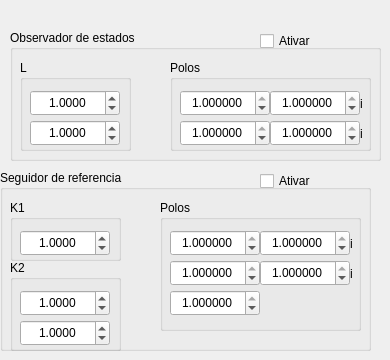
    <widget class="QWidget" name="tab_4">
     <attribute name="title">
      <string>Estados</string>
     </attribute>
     <widget class="QGroupBox" name="groupBox_Observador">
      <property name="enabled">
       <bool>true</bool>
      </property>
      <property name="geometry">
       <rect>
        <x>10</x>
        <y>30</y>
        <width>371</width>
        <height>131</height>
       </rect>
      </property>
      <property name="title">
       <string>Observador de estados</string>
      </property>
      <widget class="QGroupBox" name="groupBox_polos_ob">
       <property name="geometry">
        <rect>
         <x>160</x>
         <y>30</y>
         <width>201</width>
         <height>91</height>
        </rect>
       </property>
       <property name="title">
        <string>Polos</string>
       </property>
       <widget class="QDoubleSpinBox" name="doubleSpinBox_polo1Re_ob">
        <property name="geometry">
         <rect>
          <x>10</x>
          <y>30</y>
          <width>90</width>
          <height>26</height>
         </rect>
        </property>
        <property name="sizePolicy">
         <sizepolicy hsizetype="Minimum" vsizetype="Minimum">
          <horstretch>0</horstretch>
          <verstretch>0</verstretch>
         </sizepolicy>
        </property>
        <property name="alignment">
         <set>Qt::AlignCenter</set>
        </property>
        <property name="decimals">
         <number>6</number>
        </property>
        <property name="minimum">
         <double>-1.000000000000000</double>
        </property>
        <property name="maximum">
         <double>1.000000000000000</double>
        </property>
        <property name="singleStep">
         <double>0.010000000000000</double>
        </property>
        <property name="value">
         <double>1.000000000000000</double>
        </property>
       </widget>
       <widget class="QDoubleSpinBox" name="doubleSpinBox_polo2Re_ob">
        <property name="geometry">
         <rect>
          <x>10</x>
          <y>60</y>
          <width>90</width>
          <height>26</height>
         </rect>
        </property>
        <property name="sizePolicy">
         <sizepolicy hsizetype="Minimum" vsizetype="Minimum">
          <horstretch>0</horstretch>
          <verstretch>0</verstretch>
         </sizepolicy>
        </property>
        <property name="alignment">
         <set>Qt::AlignCenter</set>
        </property>
        <property name="decimals">
         <number>6</number>
        </property>
        <property name="minimum">
         <double>-1.000000000000000</double>
        </property>
        <property name="maximum">
         <double>1.000000000000000</double>
        </property>
        <property name="singleStep">
         <double>0.010000000000000</double>
        </property>
        <property name="value">
         <double>1.000000000000000</double>
        </property>
       </widget>
       <widget class="QDoubleSpinBox" name="doubleSpinBox_polo1Im_ob">
        <property name="geometry">
         <rect>
          <x>100</x>
          <y>30</y>
          <width>90</width>
          <height>26</height>
         </rect>
        </property>
        <property name="sizePolicy">
         <sizepolicy hsizetype="Minimum" vsizetype="Minimum">
          <horstretch>0</horstretch>
          <verstretch>0</verstretch>
         </sizepolicy>
        </property>
        <property name="alignment">
         <set>Qt::AlignCenter</set>
        </property>
        <property name="decimals">
         <number>6</number>
        </property>
        <property name="minimum">
         <double>-1.000000000000000</double>
        </property>
        <property name="maximum">
         <double>1.000000000000000</double>
        </property>
        <property name="singleStep">
         <double>0.010000000000000</double>
        </property>
        <property name="value">
         <double>1.000000000000000</double>
        </property>
       </widget>
       <widget class="QDoubleSpinBox" name="doubleSpinBox_polo2Im_ob">
        <property name="geometry">
         <rect>
          <x>100</x>
          <y>60</y>
          <width>90</width>
          <height>26</height>
         </rect>
        </property>
        <property name="sizePolicy">
         <sizepolicy hsizetype="Minimum" vsizetype="Minimum">
          <horstretch>0</horstretch>
          <verstretch>0</verstretch>
         </sizepolicy>
        </property>
        <property name="alignment">
         <set>Qt::AlignCenter</set>
        </property>
        <property name="decimals">
         <number>6</number>
        </property>
        <property name="minimum">
         <double>-1.000000000000000</double>
        </property>
        <property name="maximum">
         <double>1.000000000000000</double>
        </property>
        <property name="singleStep">
         <double>0.010000000000000</double>
        </property>
        <property name="value">
         <double>1.000000000000000</double>
        </property>
       </widget>
       <widget class="QLabel" name="label_p1i_ob">
        <property name="geometry">
         <rect>
          <x>190</x>
          <y>35</y>
          <width>16</width>
          <height>17</height>
         </rect>
        </property>
        <property name="text">
         <string>i</string>
        </property>
       </widget>
       <widget class="QLabel" name="label_p2i_ob">
        <property name="geometry">
         <rect>
          <x>190</x>
          <y>65</y>
          <width>16</width>
          <height>17</height>
         </rect>
        </property>
        <property name="text">
         <string>i</string>
        </property>
       </widget>
      </widget>
      <widget class="QGroupBox" name="groupBox_l">
       <property name="geometry">
        <rect>
         <x>10</x>
         <y>30</y>
         <width>111</width>
         <height>91</height>
        </rect>
       </property>
       <property name="title">
        <string>L</string>
       </property>
       <widget class="QDoubleSpinBox" name="doubleSpinBox_l1">
        <property name="geometry">
         <rect>
          <x>10</x>
          <y>30</y>
          <width>90</width>
          <height>26</height>
         </rect>
        </property>
        <property name="sizePolicy">
         <sizepolicy hsizetype="Minimum" vsizetype="Minimum">
          <horstretch>0</horstretch>
          <verstretch>0</verstretch>
         </sizepolicy>
        </property>
        <property name="alignment">
         <set>Qt::AlignCenter</set>
        </property>
        <property name="decimals">
         <number>4</number>
        </property>
        <property name="minimum">
         <double>-100000.000000000000000</double>
        </property>
        <property name="maximum">
         <double>100000.000000000000000</double>
        </property>
        <property name="singleStep">
         <double>0.010000000000000</double>
        </property>
        <property name="value">
         <double>1.000000000000000</double>
        </property>
       </widget>
       <widget class="QDoubleSpinBox" name="doubleSpinBox_l2">
        <property name="geometry">
         <rect>
          <x>10</x>
          <y>60</y>
          <width>90</width>
          <height>26</height>
         </rect>
        </property>
        <property name="sizePolicy">
         <sizepolicy hsizetype="Minimum" vsizetype="Minimum">
          <horstretch>0</horstretch>
          <verstretch>0</verstretch>
         </sizepolicy>
        </property>
        <property name="alignment">
         <set>Qt::AlignCenter</set>
        </property>
        <property name="decimals">
         <number>4</number>
        </property>
        <property name="minimum">
         <double>-100000.000000000000000</double>
        </property>
        <property name="maximum">
         <double>100000.000000000000000</double>
        </property>
        <property name="singleStep">
         <double>0.010000000000000</double>
        </property>
        <property name="value">
         <double>1.000000000000000</double>
        </property>
       </widget>
      </widget>
     </widget>
     <widget class="QCheckBox" name="checkBox_observador_ativar">
      <property name="enabled">
       <bool>true</bool>
      </property>
      <property name="geometry">
       <rect>
        <x>260</x>
        <y>30</y>
        <width>97</width>
        <height>22</height>
       </rect>
      </property>
      <property name="text">
       <string>Ativar</string>
      </property>
     </widget>
     <widget class="QGroupBox" name="groupBox_seguidorDeRef">
      <property name="geometry">
       <rect>
        <x>0</x>
        <y>170</y>
        <width>371</width>
        <height>181</height>
       </rect>
      </property>
      <property name="title">
       <string>Seguidor de referencia</string>
      </property>
      <widget class="QGroupBox" name="groupBox_k1">
       <property name="geometry">
        <rect>
         <x>10</x>
         <y>30</y>
         <width>111</width>
         <height>61</height>
        </rect>
       </property>
       <property name="title">
        <string>K1</string>
       </property>
       <widget class="QDoubleSpinBox" name="doubleSpinBox_k1">
        <property name="geometry">
         <rect>
          <x>10</x>
          <y>30</y>
          <width>90</width>
          <height>26</height>
         </rect>
        </property>
        <property name="sizePolicy">
         <sizepolicy hsizetype="Minimum" vsizetype="Minimum">
          <horstretch>0</horstretch>
          <verstretch>0</verstretch>
         </sizepolicy>
        </property>
        <property name="alignment">
         <set>Qt::AlignCenter</set>
        </property>
        <property name="decimals">
         <number>4</number>
        </property>
        <property name="minimum">
         <double>-100000.000000000000000</double>
        </property>
        <property name="maximum">
         <double>100000.000000000000000</double>
        </property>
        <property name="singleStep">
         <double>0.100000000000000</double>
        </property>
        <property name="value">
         <double>1.000000000000000</double>
        </property>
       </widget>
      </widget>
      <widget class="QGroupBox" name="groupBox_k2">
       <property name="geometry">
        <rect>
         <x>10</x>
         <y>90</y>
         <width>111</width>
         <height>91</height>
        </rect>
       </property>
       <property name="title">
        <string>K2</string>
       </property>
       <widget class="QDoubleSpinBox" name="doubleSpinBox_k2_1">
        <property name="geometry">
         <rect>
          <x>10</x>
          <y>30</y>
          <width>90</width>
          <height>26</height>
         </rect>
        </property>
        <property name="sizePolicy">
         <sizepolicy hsizetype="Minimum" vsizetype="Minimum">
          <horstretch>0</horstretch>
          <verstretch>0</verstretch>
         </sizepolicy>
        </property>
        <property name="alignment">
         <set>Qt::AlignCenter</set>
        </property>
        <property name="decimals">
         <number>4</number>
        </property>
        <property name="minimum">
         <double>-100000.000000000000000</double>
        </property>
        <property name="maximum">
         <double>100000.000000000000000</double>
        </property>
        <property name="singleStep">
         <double>0.100000000000000</double>
        </property>
        <property name="value">
         <double>1.000000000000000</double>
        </property>
       </widget>
       <widget class="QDoubleSpinBox" name="doubleSpinBox_k2_2">
        <property name="geometry">
         <rect>
          <x>10</x>
          <y>60</y>
          <width>90</width>
          <height>26</height>
         </rect>
        </property>
        <property name="sizePolicy">
         <sizepolicy hsizetype="Minimum" vsizetype="Minimum">
          <horstretch>0</horstretch>
          <verstretch>0</verstretch>
         </sizepolicy>
        </property>
        <property name="alignment">
         <set>Qt::AlignCenter</set>
        </property>
        <property name="decimals">
         <number>4</number>
        </property>
        <property name="minimum">
         <double>-100000.000000000000000</double>
        </property>
        <property name="maximum">
         <double>100000.000000000000000</double>
        </property>
        <property name="singleStep">
         <double>0.100000000000000</double>
        </property>
        <property name="value">
         <double>1.000000000000000</double>
        </property>
       </widget>
      </widget>
      <widget class="QGroupBox" name="groupBox_polos_seg">
       <property name="geometry">
        <rect>
         <x>160</x>
         <y>30</y>
         <width>201</width>
         <height>131</height>
        </rect>
       </property>
       <property name="title">
        <string>Polos</string>
       </property>
       <widget class="QDoubleSpinBox" name="doubleSpinBox_polo1Re_seg">
        <property name="geometry">
         <rect>
          <x>10</x>
          <y>30</y>
          <width>90</width>
          <height>26</height>
         </rect>
        </property>
        <property name="sizePolicy">
         <sizepolicy hsizetype="Minimum" vsizetype="Minimum">
          <horstretch>0</horstretch>
          <verstretch>0</verstretch>
         </sizepolicy>
        </property>
        <property name="alignment">
         <set>Qt::AlignCenter</set>
        </property>
        <property name="decimals">
         <number>6</number>
        </property>
        <property name="minimum">
         <double>-1.000000000000000</double>
        </property>
        <property name="maximum">
         <double>1.000000000000000</double>
        </property>
        <property name="singleStep">
         <double>0.010000000000000</double>
        </property>
        <property name="value">
         <double>1.000000000000000</double>
        </property>
       </widget>
       <widget class="QDoubleSpinBox" name="doubleSpinBox_polo2Re_seg">
        <property name="geometry">
         <rect>
          <x>10</x>
          <y>60</y>
          <width>90</width>
          <height>26</height>
         </rect>
        </property>
        <property name="sizePolicy">
         <sizepolicy hsizetype="Minimum" vsizetype="Minimum">
          <horstretch>0</horstretch>
          <verstretch>0</verstretch>
         </sizepolicy>
        </property>
        <property name="alignment">
         <set>Qt::AlignCenter</set>
        </property>
        <property name="decimals">
         <number>6</number>
        </property>
        <property name="minimum">
         <double>-1.000000000000000</double>
        </property>
        <property name="maximum">
         <double>1.000000000000000</double>
        </property>
        <property name="singleStep">
         <double>0.010000000000000</double>
        </property>
        <property name="value">
         <double>1.000000000000000</double>
        </property>
       </widget>
       <widget class="QDoubleSpinBox" name="doubleSpinBox_polo1Im_seg">
        <property name="geometry">
         <rect>
          <x>100</x>
          <y>30</y>
          <width>90</width>
          <height>26</height>
         </rect>
        </property>
        <property name="sizePolicy">
         <sizepolicy hsizetype="Minimum" vsizetype="Minimum">
          <horstretch>0</horstretch>
          <verstretch>0</verstretch>
         </sizepolicy>
        </property>
        <property name="alignment">
         <set>Qt::AlignCenter</set>
        </property>
        <property name="decimals">
         <number>6</number>
        </property>
        <property name="minimum">
         <double>-1.000000000000000</double>
        </property>
        <property name="maximum">
         <double>1.000000000000000</double>
        </property>
        <property name="singleStep">
         <double>0.010000000000000</double>
        </property>
        <property name="value">
         <double>1.000000000000000</double>
        </property>
       </widget>
       <widget class="QDoubleSpinBox" name="doubleSpinBox_polo2Im_seg">
        <property name="geometry">
         <rect>
          <x>100</x>
          <y>60</y>
          <width>90</width>
          <height>26</height>
         </rect>
        </property>
        <property name="sizePolicy">
         <sizepolicy hsizetype="Minimum" vsizetype="Minimum">
          <horstretch>0</horstretch>
          <verstretch>0</verstretch>
         </sizepolicy>
        </property>
        <property name="alignment">
         <set>Qt::AlignCenter</set>
        </property>
        <property name="decimals">
         <number>6</number>
        </property>
        <property name="minimum">
         <double>-1.000000000000000</double>
        </property>
        <property name="maximum">
         <double>1.000000000000000</double>
        </property>
        <property name="singleStep">
         <double>0.010000000000000</double>
        </property>
        <property name="value">
         <double>1.000000000000000</double>
        </property>
       </widget>
       <widget class="QLabel" name="label_p1i_seg">
        <property name="geometry">
         <rect>
          <x>190</x>
          <y>35</y>
          <width>16</width>
          <height>17</height>
         </rect>
        </property>
        <property name="text">
         <string>i</string>
        </property>
       </widget>
       <widget class="QLabel" name="label_p2i_seg">
        <property name="geometry">
         <rect>
          <x>190</x>
          <y>65</y>
          <width>16</width>
          <height>17</height>
         </rect>
        </property>
        <property name="text">
         <string>i</string>
        </property>
       </widget>
       <widget class="QDoubleSpinBox" name="doubleSpinBox_polo3Re_seg">
        <property name="geometry">
         <rect>
          <x>10</x>
          <y>90</y>
          <width>90</width>
          <height>26</height>
         </rect>
        </property>
        <property name="sizePolicy">
         <sizepolicy hsizetype="Minimum" vsizetype="Minimum">
          <horstretch>0</horstretch>
          <verstretch>0</verstretch>
         </sizepolicy>
        </property>
        <property name="alignment">
         <set>Qt::AlignCenter</set>
        </property>
        <property name="decimals">
         <number>6</number>
        </property>
        <property name="minimum">
         <double>-1.000000000000000</double>
        </property>
        <property name="maximum">
         <double>1.000000000000000</double>
        </property>
        <property name="singleStep">
         <double>0.010000000000000</double>
        </property>
        <property name="value">
         <double>1.000000000000000</double>
        </property>
       </widget>
      </widget>
     </widget>
     <widget class="QCheckBox" name="checkBox_seguidor_ativar">
      <property name="geometry">
       <rect>
        <x>260</x>
        <y>170</y>
        <width>97</width>
        <height>22</height>
       </rect>
      </property>
      <property name="text">
       <string>Ativar</string>
      </property>
     </widget>
    </widget>
